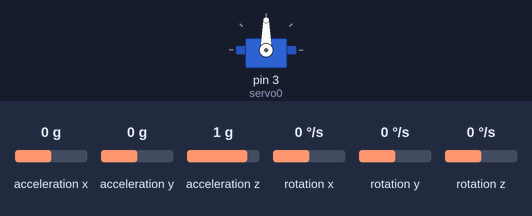
The sketch below on a simulated Arduino Uno, built with avr-gcc and run on an emulated ATmega328P. Shown: servo. The test bench sets the inputs (shaded band); at power-on: rotation z 0 °/s, acceleration x 0 g, acceleration y 0 g, acceleration z 1 g, rotation x 0 °/s, rotation y 0 °/s. What the sketch prints to the serial monitor is not drawn.

Above: at 1.2 s.
1.3 s: rotation z set to -8 °/s
2.8 s: rotation z set to -11 °/s
At 4.15 s:
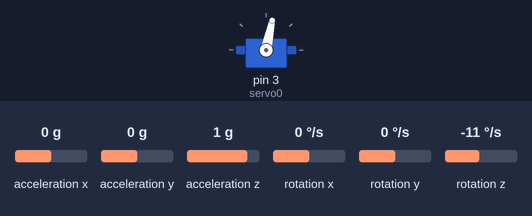
5.8 s: rotation z set to -192 °/s
At 7.2 s:
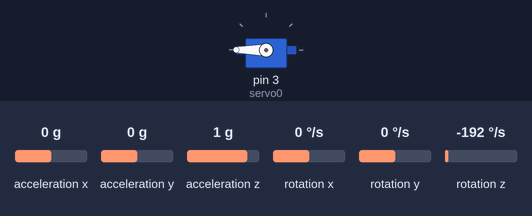
7.6 s: rotation z set to 83 °/s
10.6 s: rotation z set to 94 °/s
At 13.6 s:
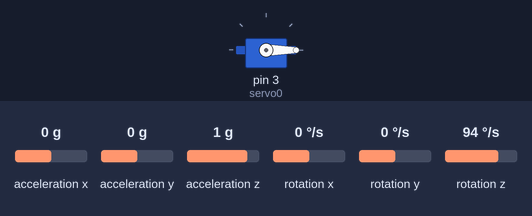
Timing chart, 0 to 14.6 s (numbered marks = the images above; inputs shaded):
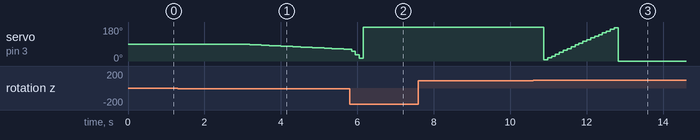

Measured:
- the behaviour switches between -9 and -10 °/s on rotation z (found by bisection; images 0 and 1)
- the behaviour switches between 88 and 89 °/s on rotation z (found by bisection; images 2 and 3)
- after the input at 1.3 s, every drawn part: stays the same
- after the input at 2.8 s, servo on pin 3 (servo0): moves from 90° to 62° over 2.8 s, starting after 0.18 s
- after the input at 7.6 s, every drawn part: stays the same

The sketch:

SERVO_MOTOR.ino
```cpp
#include <Servo.h>
#include "I2Cdev.h"
#include "MPU6050.h"
#include "Wire.h"

// TinkerCAD: https://www.tinkercad.com/things/gvnkK7zD98C

MPU6050 mpu;

int16_t gx, gy, gz;

double valgz;

double gyroRange;

Servo servo0;

void setup() {
  // put your setup code here, to run once:
  servo0.attach(3);
  Wire.begin();
  Serial.begin(115200);


  mpu.initialize();
  Serial.println(mpu.testConnection() ? "Connected" : "Connection failed");

  switch(mpu.getFullScaleGyroRange())
  {
    case 0:
    Serial.println("Gyro range: +/- 250 degrees/sec");
    gyroRange = 250;
    break;
    case 1:
    Serial.println("Gyro range: +/- 500 degrees/sec");
    gyroRange = 500;
    break;
    case 2:
    Serial.println("Gyro range: +/- 1000 degrees/sec");
    gyroRange = 1000;
    break;
    case 3:
    Serial.println("Gyro range: +/- 2000 degrees/sec");
    gyroRange = 2000;
    break;
  }
  Serial.println("--------------------");
  mpu.setXGyroOffset(5);
  mpu.setYGyroOffset(54);
  mpu.setZGyroOffset(37);

}

void loop() {
  // put your main code here, to run repeatedly:

  mpu.getRotation(&gx, &gy, &gz);
  valgz = map2(gz, -32768, 32768, -gyroRange, gyroRange);
  double angDispZ = integrateZ(valgz);
  if (angDispZ > 90){
    angDispZ = -90;
  }
  if (angDispZ < -90) {
    angDispZ = 90;
  }
  Serial.print(angDispZ);
  servo0.write(90 + angDispZ);
  delay(100);
}


double integrateZ(float x) {
  static float last_x = 0;
  static unsigned long last_t = 0;
  static long Ix = 0;

  unsigned long t = millis();

  long dt = t - last_t;
  last_t = t;

  Ix = Ix + (x + last_x) * dt / 2000.0;
  last_x = x;

  return Ix;
}


double map2(double  x, double in_min, double in_max, double out_min, double out_max) {
  return (x - in_min) * (out_max - out_min) / (in_max - in_min) + out_min;
}
```
